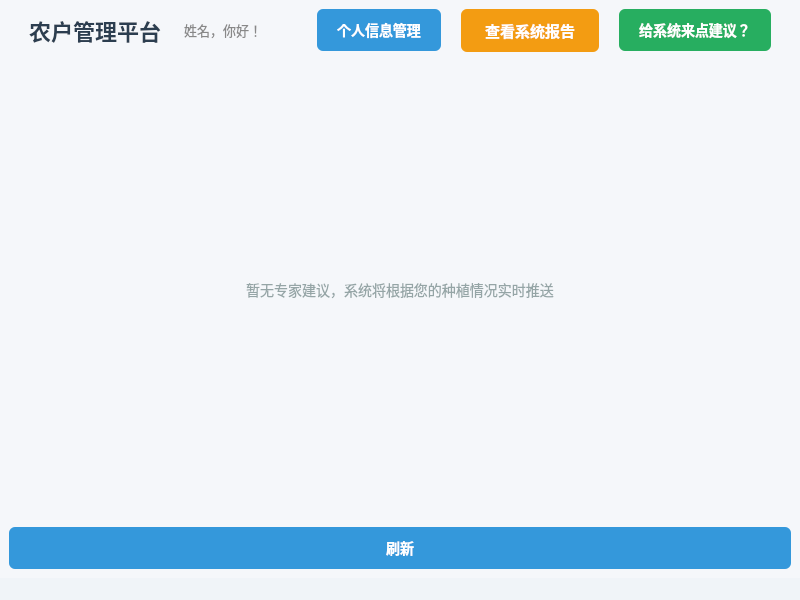
<?xml version="1.0" encoding="UTF-8"?>
<ui version="4.0">
 <class>FarmerWindow</class>
 <widget class="QMainWindow" name="FarmerWindow">
  <property name="geometry">
   <rect>
    <x>0</x>
    <y>0</y>
    <width>800</width>
    <height>600</height>
   </rect>
  </property>
  <property name="windowTitle">
   <string>农户管理平台</string>
  </property>
  <property name="styleSheet">
   <string>background-color: #f5f7fa;</string>
  </property>
  <widget class="QWidget" name="centralwidget">
   <layout class="QVBoxLayout" name="mainLayout">
    <item>
     <layout class="QHBoxLayout" name="navLayout">
      <property name="spacing">
       <number>20</number>
      </property>
      <property name="leftMargin">
       <number>20</number>
      </property>
      <property name="topMargin">
       <number>0</number>
      </property>
      <property name="rightMargin">
       <number>20</number>
      </property>
      <property name="bottomMargin">
       <number>0</number>
      </property>
      <item>
       <widget class="QLabel" name="titleLabel">
        <property name="styleSheet">
         <string>
            font-size: 22px;
            font-weight: bold;
            color: #2c3e50;
          </string>
        </property>
        <property name="text">
         <string>农户管理平台</string>
        </property>
       </widget>
      </item>
      <item>
       <widget class="QLabel" name="subtitleLabel">
        <property name="styleSheet">
         <string>font-size: 13px; color: #888; margin-bottom: 2px;</string>
        </property>
        <property name="text">
         <string>姓名，你好！</string>
        </property>
        <property name="alignment">
         <set>Qt::AlignLeading|Qt::AlignLeft|Qt::AlignVCenter</set>
        </property>
       </widget>
      </item>
      <item>
       <spacer name="horizontalSpacer">
        <property name="orientation">
         <enum>Qt::Horizontal</enum>
        </property>
        <property name="sizeHint" stdset="0">
         <size>
          <width>40</width>
          <height>20</height>
         </size>
        </property>
       </spacer>
      </item>
      <item>
       <widget class="QPushButton" name="updateInfoButton">
        <property name="styleSheet">
         <string>
            QPushButton {
              background-color: #3498db;
              color: white;
              border-radius: 6px;
              padding: 10px 20px;
              font-size: 14px;
              font-weight: bold;
              border: none;
            }
            QPushButton:hover {
              background-color: #2980b9;
            }
          </string>
        </property>
        <property name="text">
         <string>个人信息管理</string>
        </property>
       </widget>
      </item>
      <item>
       <widget class="QPushButton" name="viewSystemAdviceButton">
        <property name="toolTip">
         <string>点击查看系统为您推送的建议</string>
        </property>
        <property name="styleSheet">
         <string>
            QPushButton {
              background-color: #f39c12;
              color: white;
              border-radius: 6px;
              padding: 10px 24px;
              font-size: 15px;
              font-weight: bold;
              border: none;
              box-shadow: 0 2px 8px #f8c471;
            }
            QPushButton:hover {
              background-color: #e67e22;
            }
            QPushButton:pressed {
              background-color: #ca7c1b;
            }
          </string>
        </property>
        <property name="text">
         <string>查看系统报告</string>
        </property>
       </widget>
      </item>
      <item>
       <widget class="QPushButton" name="suggestButton">
        <property name="styleSheet">
         <string>
            QPushButton {
              background-color: #27ae60;
              color: white;
              border-radius: 6px;
              padding: 10px 20px;
              font-size: 14px;
              font-weight: bold;
              border: none;
            }
            QPushButton:hover {
              background-color: #219653;
            }
          </string>
        </property>
        <property name="text">
         <string>给系统来点建议？</string>
        </property>
       </widget>
      </item>
     </layout>
    </item>
    <item>
     <widget class="QScrollArea" name="suggestionArea">
      <property name="styleSheet">
       <string>
         QScrollArea {
           border: none;
           background: transparent;
         }
         QScrollBar:vertical {
           border: none;
           background: #f0f4f8;
           width: 8px;
           margin: 0;
         }
         QScrollBar::handle:vertical {
           background: #cbd2d9;
           border-radius: 4px;
         }
         QScrollBar::add-line:vertical, 
         QScrollBar::sub-line:vertical {
           height: 0;
         }
       </string>
      </property>
      <property name="verticalScrollBarPolicy">
       <enum>Qt::ScrollBarAsNeeded</enum>
      </property>
      <property name="horizontalScrollBarPolicy">
       <enum>Qt::ScrollBarAlwaysOff</enum>
      </property>
      <property name="widgetResizable">
       <bool>true</bool>
      </property>
      <widget class="QWidget" name="scrollAreaWidgetContents">
       <property name="geometry">
        <rect>
         <x>0</x>
         <y>0</y>
         <width>788</width>
         <height>478</height>
        </rect>
       </property>
       <layout class="QVBoxLayout" name="suggestionsLayout">
        <property name="spacing">
         <number>15</number>
        </property>
        <property name="leftMargin">
         <number>20</number>
        </property>
        <property name="topMargin">
         <number>15</number>
        </property>
        <property name="rightMargin">
         <number>20</number>
        </property>
        <property name="bottomMargin">
         <number>15</number>
        </property>
        <item>
         <widget class="QLabel" name="emptyLabel">
          <property name="styleSheet">
           <string>
             color: #95a5a6;
             font-size: 14px;
             padding: 30px;
           </string>
          </property>
          <property name="text">
           <string>暂无专家建议，系统将根据您的种植情况实时推送</string>
          </property>
          <property name="alignment">
           <set>Qt::AlignCenter</set>
          </property>
         </widget>
        </item>
       </layout>
      </widget>
     </widget>
    </item>
    <item>
     <widget class="QPushButton" name="refreshButton">
      <property name="styleSheet">
       <string>
        QPushButton {
          background-color: #3498db;  /* 蓝色背景 */
          color: white;
          border-radius: 6px;  /* 圆角 */
          padding: 10px 20px;  /* 内边距 */
          font-size: 14px;
          font-weight: bold;
          border: none;
        }
        QPushButton:hover {
          background-color: #2980b9;  /* 悬浮时颜色变深 */
        }
        QPushButton:pressed {
          background-color: #21618c;  /* 按下时背景颜色 */
        }
       </string>
      </property>
      <property name="text">
       <string>刷新</string>
      </property>
     </widget>
    </item>
   </layout>
  </widget>
  <widget class="QStatusBar" name="statusbar">
   <property name="styleSheet">
    <string>
      background: #f0f4f8;
      color: #7f8c8d;
      padding: 0 10px;
    </string>
   </property>
  </widget>
 </widget>
 <resources/>
 <connections/>
</ui>
